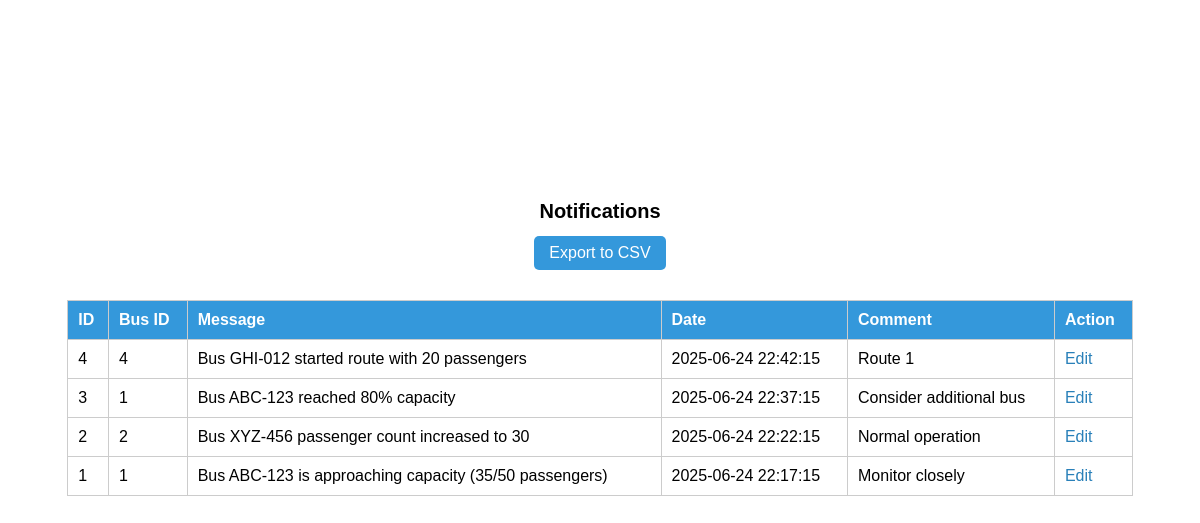
The page /view_notifications.php (signed in) on the database its author committed.
### tables this page shows
CREATE TABLE notifications (
    notification_id INT PRIMARY KEY AUTO_INCREMENT,
    bus_id INT NOT NULL,
    message TEXT NOT NULL,
    sent_at TIMESTAMP DEFAULT CURRENT_TIMESTAMP,
    comment TEXT,
    status ENUM('pending', 'sent') DEFAULT 'pending',
    FOREIGN KEY (bus_id) REFERENCES buses(bus_id) ON DELETE CASCADE
);

### public/view_notifications.php (the view, shortened to what this page needs)
<?php
$userId = $_SESSION['user_id'];
$userRole = $_SESSION['role'];
$db = new Database();
$conn = $db->connect();
function canEdit($conn, $userId, $userRole, $busId) {
    if ($userRole === 'admin') {
        return true;
    } elseif ($userRole === 'driver') {
        $stmt = $conn->prepare("SELECT bus_id FROM buses WHERE driver_id = ? AND bus_id = ?");
        $stmt->bind_param("ii", $userId, $busId);
        $stmt->execute();
        $stmt->store_result();
        return $stmt->num_rows > 0;
    }
    return false;
}
if ($userRole === 'admin' || $userRole === 'police') {
    $sql = "SELECT notification_id, bus_id, message, sent_at, comment FROM notifications ORDER BY sent_at DESC";
    $stmt = $conn->prepare($sql);
} else {
    die("Unauthorized role.");
}
$stmt->execute();
$result = $stmt->get_result();
?>
<!DOCTYPE html>
<html>
<head>
</head>
<body>
<h1 style="margin-top: 200px; font-size: 20px;">Notifications</h1>
<a class="export-btn" href="export_notification.php" target="_blank">Export to CSV</a>
<?php if ($result && $result->num_rows > 0): ?>
    <table>
        <thead>
        <tr>
            <th>ID</th>
            <th>Bus ID</th>
            <th>Message</th>
            <th>Date</th>
            <th>Comment</th>
            <th>Action</th>
        </tr>
        </thead>
        <tbody>
        <?php while ($row = $result->fetch_assoc()): ?>
            <tr>
                <td><?= $row['notification_id'] ?></td>
                <td><?= htmlspecialchars($row['bus_id']) ?></td>
                <td><?= htmlspecialchars($row['message']) ?></td>
                <td><?= $row['sent_at'] ?></td>
                <td><?= htmlspecialchars($row['comment']) ?></td>
                <td>
                    <?php if (canEdit($conn, $userId, $userRole, $row['bus_id'])): ?>
                        <a class="edit-link" href="edit_comment.php?notification_id=<?= $row['notification_id'] ?>">Edit</a>
                    <?php else: ?>
                        N/A
                    <?php endif; ?>
                </td>
            </tr>
        <?php endwhile; ?>
        </tbody>
    </table>
<?php else: ?>
    <p style="text-align:center;">No notifications available.</p>
<?php endif; ?>
</body>
</html>

### public/view_notifications.php (style rules this page uses)
body { font-family: Arial, sans-serif; }
table { border-collapse: collapse; width: 90%; margin: 30px auto; }
th, td { border: 1px solid #ccc; padding: 10px; text-align: left; }
th { background-color: #3498db; color: white; }
.edit-link { text-decoration: none; color: #2980b9; }
h1 { text-align: center; margin-top: 100px; font-size: 20px; }
.export-btn { display: block; width: fit-content; margin: 10px auto; text-decoration: none; background-color: #3498db; color: white; padding: 8px 15px; border-radius: 5px; }

### rows shown on the page
notifications: notification_id "4", bus "4", message "Bus GHI-012 started route with 20 passengers", sent_at "2025-06-24 22:42:15", comment "Route 1"
notifications: notification_id "3", bus "1", message "Bus ABC-123 reached 80% capacity", sent_at "2025-06-24 22:37:15", comment "Consider additional bus"
notifications: notification_id "2", bus "2", message "Bus XYZ-456 passenger count increased to 30", sent_at "2025-06-24 22:22:15", comment "Normal operation"
notifications: notification_id "1", bus "1", message "Bus ABC-123 is approaching capacity (35/50 passengers)", sent_at "2025-06-24 22:17:15", comment "Monitor closely"
